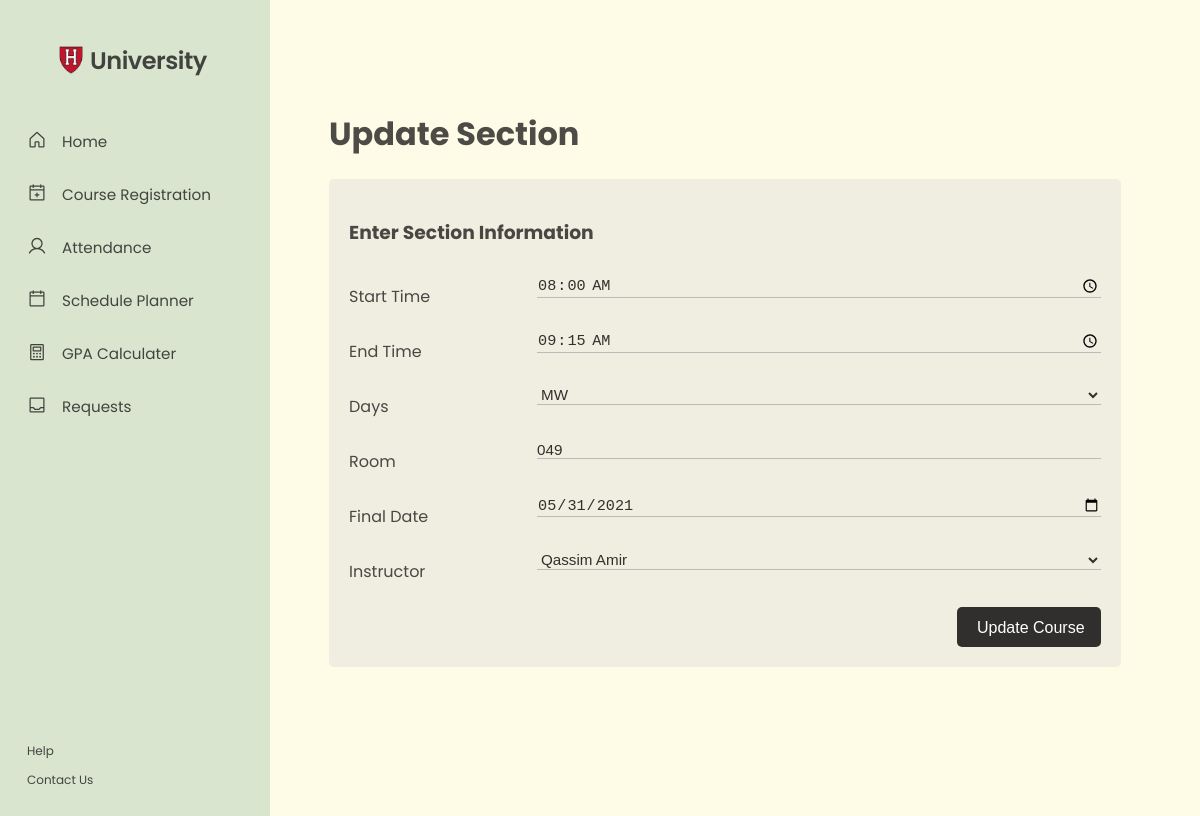
Page /HOD-updateSection.php?sectionID=22 on the committed database.
### tables this page shows
CREATE TABLE `course_sections` (
  `ID` int(11) NOT NULL,
  `semesterID` int(11) DEFAULT NULL,
  `courseID` int(11) DEFAULT NULL,
  `sectionNumber` int(11) NOT NULL,
  `startTime` time NOT NULL,
  `endTime` time NOT NULL,
  `days` varchar(5) NOT NULL,
  `room` varchar(10) NOT NULL,
  `availableSeats` int(11) NOT NULL DEFAULT 25,
  `finalDate` date DEFAULT NULL,
  `instructorID` int(11) NOT NULL
);

CREATE TABLE `instructors` (
  `ID` int(11) NOT NULL,
  `username` varchar(50) NOT NULL,
  `fullName` varchar(100) NOT NULL,
  `phoneNumber` varchar(20) NOT NULL,
  `emailAddress` varchar(100) NOT NULL,
  `password` varchar(255) NOT NULL,
  `departmentID` int(11) NOT NULL
);

### HOD-updateSection.php (the view, shortened to what this page needs)
<?php
    if(isset($_GET['sectionID'])) {
        $sectionID = $_GET['sectionID'];
        try{
            require('Database/connection.php');
            $stmt = $db->prepare("SELECT * FROM course_sections WHERE ID=?");
            $stmt->execute(array($sectionID));
        }
        catch(PDOException $e){
            die($e->getMessage());
        }
    }
    else {
        die("Please Select a Valid Section");
    }
?>
<!DOCTYPE html>
<html lang="en">
<head>
    <link rel="stylesheet" href="generalstyling.css">
</head>
<body>
    <div class="wrapper">
        <div class="sidebar-wrapper">
        </div>
        <div class="pagecontent-wrapper" id="main">
            <div class="title" >
                <h1>Update Section</h1>
            </div>
            <div class="container">
                <form method='post' action='HOD-e4.php'>
                    <div class="row">
                        <td><h3>Enter Section Information</h3></td>
                    </div>
                    <?php
                        if($row = $stmt->fetch(PDO::FETCH_ASSOC)) {
                    ?>
                    <div class="row">
                        <div class="col-25">
                            <label for="Course Code">Start Time</label>
                        </div>
                        <div class="col-75">
                            <input
                                class="input-field"
                                type="time"
                                name="startTime"
                                value="<?php echo $row['startTime'];?>"
                                autocomplete="off"
                                required
                            >
                        </div>
                    </div>
                    <div class="row">
                        <div class="col-25">
                            <label for="Course Code">End Time</label>
                        </div>
                        <div class="col-75">
                            <input
                                class="input-field"
                                type="time"
                                name="endTime"
                                value="<?php echo $row['endTime'];?>"
                                autocomplete="off"
                                required
                            >
                        </div>
                    </div>
                    <div class='row'>
                        <div class='col-25'>
                            <label for='Section Days'>Days</label>
                        </div>
                        <div class='col-75'>
                            <select class='input-field' name='days' >
                                <option value='MW'
                                <?php
                                    if("MW" == $row['days'])
                                        echo "selected";
                                ?>
                                >MW</option>
                            </select>
                        </div>
                    </div>
                    <div class="row">
                        <div class="col-25">
                            <label for="Credit Hours">Room</label>
                        </div>
                        <div class="col-75">
                            <input
                                class="input-field"
                                type="text"
                                maxlength="10"
                                name="room"
                                value="<?php echo $row['room'];?>"
                                autocomplete="off"
                                required
                            >
                        </div>
                    </div>
                    <div class='row'>
                        <div class='col-25'>
                            <label for='Final Date'>Final Date</label>
                        </div>
                        <div class='col-75'>
                            <input
                                class='input-field'
                                name='finalDate'
                                value="<?php echo $row['finalDate']?>"
                                type='date'
                                autocomplete='off'
                                required
                            />
                        </div>
                    </div>
                    <div class="row">
                            <div class='col-25'>
                                <label for='fname'>Instructor</label>
                            </div>
                            <div class='col-75'>
                                <?php
                                    echo "<select name='instructorID' class='input-field'>";
                                    try {
                                        require('Database/connection.php');
                                        $sql = "SELECT ID, fullName FROM instructors ORDER BY departmentID";
                                        $rs2 = $db->query($sql);
                                    }
                                    catch(PDOException $e) {
                                        die($e->getMessage());
                                    }
                                    foreach($rs2 as $option2) {
                                    $instructorID = $option2['ID'];
                                    echo "<option value='$instructorID'";
                                    if($row['instructorID'] == $instructorID)
                                        echo "selected";
                                    echo "> ". $option2['fullName'] . "</option>";
                                    }
                                    echo "</select>";
                                ?>
                            </div>
                        </div>
                    <div class="row" id="submitDiv">
                        <input class="submitBtn" type="submit" value="Update Course" name="updateCourseSubmit" />
                    </div>
                </form>
                <?php } ?>
            </div>
        </div>
    </div>
</body>

### generalstyling.css (style rules this page uses)
html { background-color: #FEFBE7; font-family: 'Poppins'; color: rgba(0, 0, 0, 0.7); }
#openbtn { background-color: #FEFBE7; }
.sidenav { height: 100%; width: 0; position: fixed; z-index: 1; top: 0; left: 0; background-color: #DAE5D0; overflow-x: hidden; transition: 0.5s; white-space: nowrap; display: none; }
.logo { display: flex; align-items: center; padding-bottom: 2%; padding-top: 4%; height: 10%; }
.logo img { width: 28px; margin-left: 21%; }
.logo h4 { font-size: 1.5rem; font-weight: 600; letter-spacing: -0.5px; font-family: "Poppins", sans-serif; padding-left: 2%; }
#sidenav-head { display: flex; flex-direction: column; }
.sideElement a, #sidenav-footer a { display: block; color: rgba(0, 0, 0, 0.7); padding: 8px 8px 8px 32px; text-decoration: none; font-family: "Poppins", sans-serif; font-size: 0.95rem; transition: 0.3s; }
.sideElement { display: flex; flex-direction: row; }
.sideElement a { display: block; padding: 15px; }
#icon { padding-top: 15px; padding-left: 10%; height: 20px; width: 20px; opacity: 0.7; }
#spacing { height: 25%; }
#sidenav-footer { display: flex; flex-direction: column; height: fit-content; left: 1%; bottom: 2%; }
#sidenav-footer a { font-size: 0.75rem; padding: 2% 10%; }
#main { transition: .5s; padding: 3% 6%; }
.wrapper { height: 100vw; }
@media screen and (min-width: 992px) { .sidenav { width: 270px; display: block; } }
@media screen and (min-width: 992px) { #main { margin-left: 250px; } }
.container { border-radius: 5px; background-color: rgba(236, 232, 221, 0.7); padding: 20px; }
.col-25 { float: left; width: 25%; margin-top: 6px; }
.col-75 { float: left; width: 75%; margin-top: 6px; }
label { padding: 12px 12px 12px 0; display: inline-block; }
.input-field { width: 100%; height: 100%; background: none; border: none; outline: none; border-bottom: 1px solid #bbb; padding: 0; font-size: 0.95rem; color: rgba(0, 0, 0, 0.8); transition: 0.4s; resize: vertical; }
.submitBtn { width: 9rem; height: 40px; background-color:rgba(0, 0, 0, 0.8); color: #fff; border: none; padding: 12px 20px; cursor: pointer; float: right; border-radius: 5px; font-size: 1rem; transition: 0.3s; }
#submitDiv { margin-top: 0.7rem; }
.row:after { content: ""; display: table; clear: both; }

### rows in the picture
course_sections: startTime "08:00:00", endTime "09:15:00", days "MW", room "049", finalDate "05/31/2021", instructorID "Qassim Amir"
